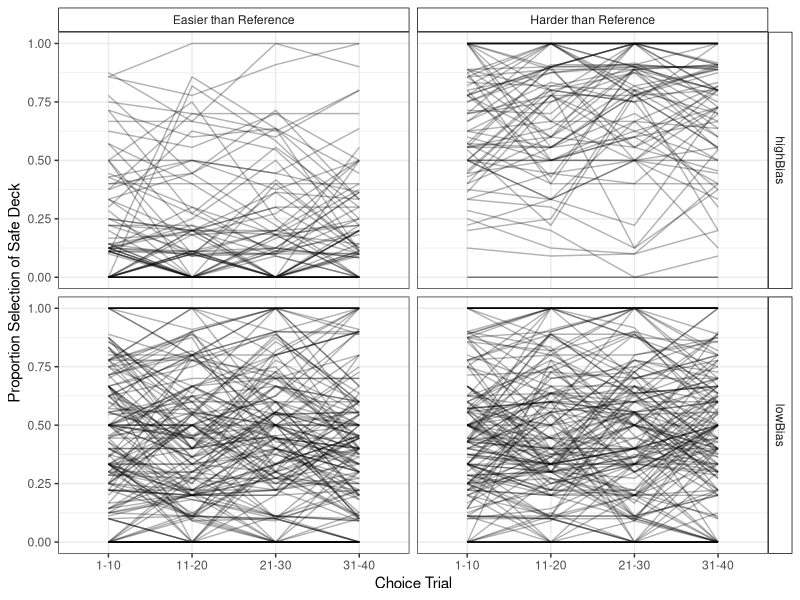

Recreate this plot in R.
## ---- chunk 1
library(tidyverse)
library(data.table)
## ---- chunk 2
d <- read.csv('../../../data/dstCleanChoice2.csv')
N <- d %>% 
  group_by(subject) %>% 
  summarize(n()) %>% 
  nrow()
head(d)
## ---- chunk 3
d <- d %>% 
  mutate(ssd = ifelse(selectedRiskyDeck == 1, 0, 1))
choiceGroup <- d %>% 
  group_by(subject, difficulty) %>% 
  summarize(ssd = mean(ssd)) %>% 
  spread(difficulty, ssd) %>% 
  mutate(choiceDiff = abs(`Harder than Reference` - `Easier than Reference`)) %>% 
  select(subject, choiceDiff) %>% 
  ungroup() %>% 
  summarize(choiceDiff_m = mean(choiceDiff), choiceDiff_s = sd(choiceDiff))
d <- d %>% 
  group_by(subject, difficulty) %>% 
  summarize(ssd = mean(ssd)) %>% 
  spread(difficulty, ssd) %>% 
  mutate(choiceDiff = abs(`Harder than Reference` - `Easier than Reference`)) %>% 
  #mutate(choiceGroup = ifelse(choiceDiff >= choiceGroup$choiceDiff_m + choiceGroup$choiceDiff_s, 'highBias', 'lowBias')) %>% 
  mutate(choiceGroup = ifelse(choiceDiff >= .3, 'highBias', 'lowBias')) %>% 
  select(subject, choiceGroup) %>% 
  inner_join(d, by = 'subject')

d$cycleCount <- cut(d$choiceTrial, seq(0,40,10))

d %>% 
  group_by(subject, cycleCount, choiceGroup, difficulty) %>% 
  summarize(ssd = mean(ssd)) %>% 
  ggplot(aes(x = cycleCount, y = ssd, group = subject)) + 
  geom_line(alpha = .3) +
  facet_grid(choiceGroup ~ difficulty) + 
  scale_x_discrete(labels = c('1-10', '11-20', '21-30', '31-40')) + 
  labs(
    x = 'Choice Trial',
    y = 'Proportion Selection of Safe Deck'
  ) + 
  theme_bw() + 
  theme(legend.position = 'none',
        strip.background = element_rect(fill = 'white', color = 'black')) 
